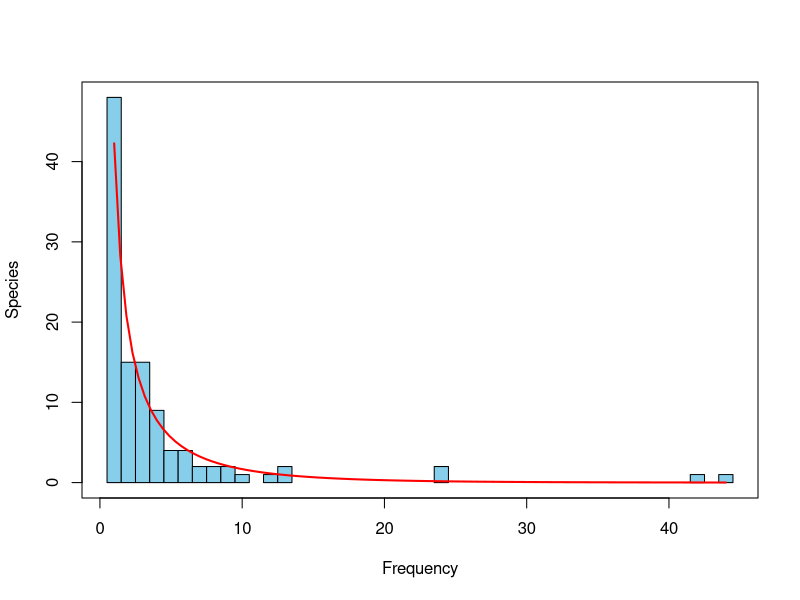
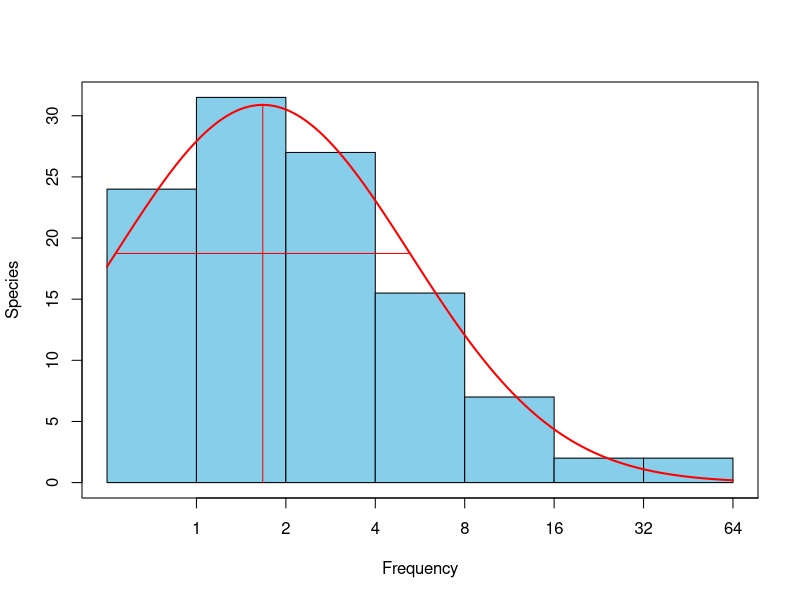
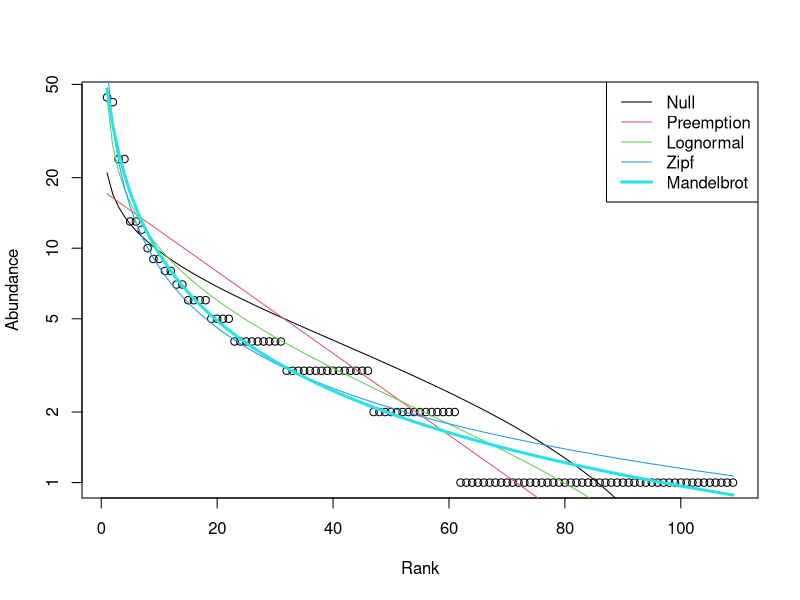
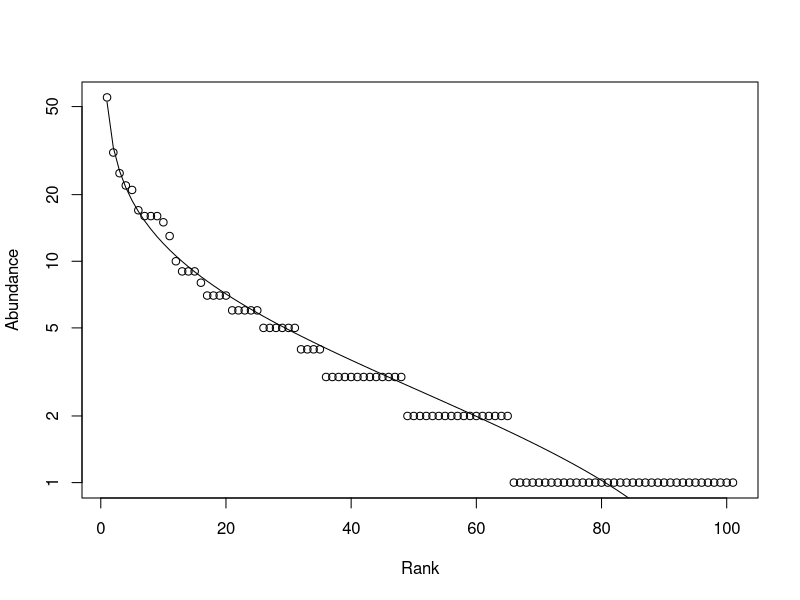
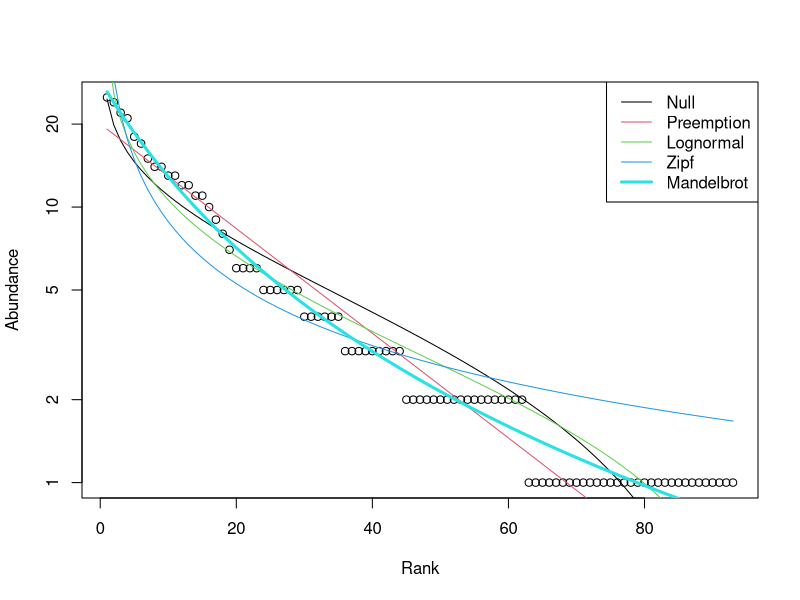
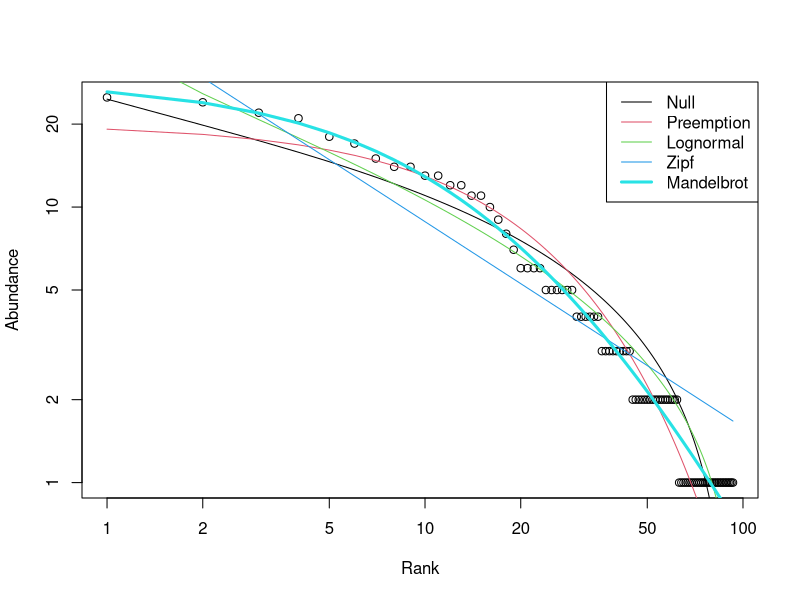
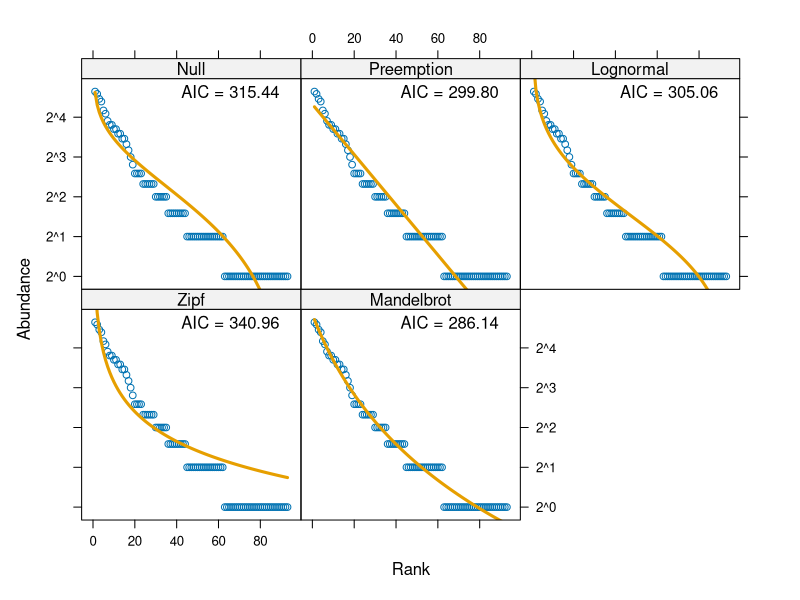
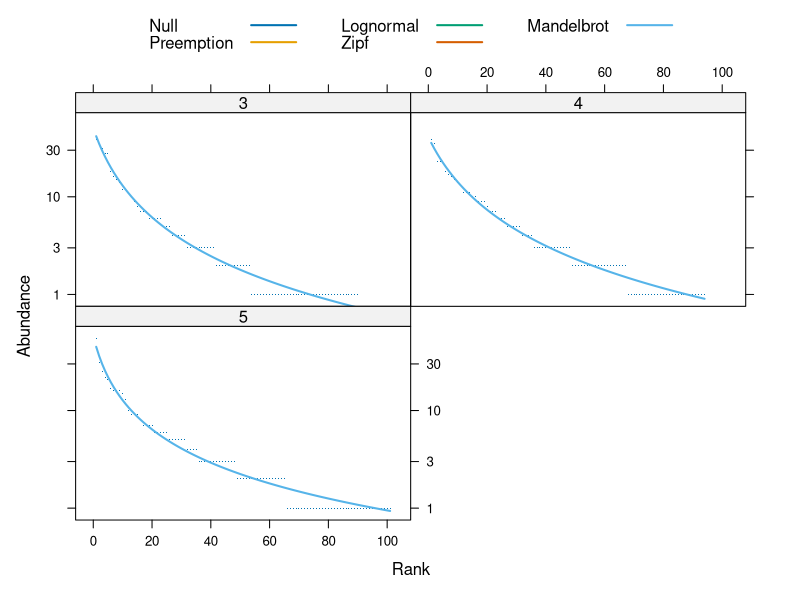

Source code (R) for these figures, in order:
library(vegan)
data(BCI)
#Fisher's log-series
k <- sample(nrow(BCI), 1)
fish <- fisherfit(BCI[k,])
fish
plot(fish)
#Preston
preston <- prestondistr(BCI[k,])
plot(preston)
print(BCI)
#Whittaker figures, ranked abundance figures
rad <- radfit(BCI[k,])
rad
plot(rad)
BCI[k,]
k
BCI
typeof(BCI[k,])
help(sample)
rad <- radfit(BCI[k,])
####
data(BCI)
BCI
BCI[1,]
mod <- rad.lognormal(BCI[5,])
mod
plot(mod)
mod <- radfit(BCI[1,])
## Standard plot overlaid for all models
## Pre-emption model is a line
plot(mod)
## log for both axes: Zipf model is a line
plot(mod, log = "xy")
## Lattice graphics separately for each model
radlattice(mod)
# Take a subset of BCI to save time and nerves
mod <- radfit(BCI[3:5,])
mod
plot(mod, pch=".")